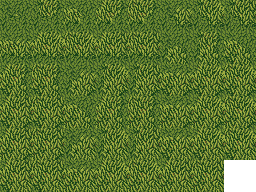
#> input picture tools/src/input/sample_xp_tileset.png, 256 x 192 px; its folder holds only this picture in this run
$ python flat_wall_to_diagonal.py
#> lines starting #> are read from the running program, lines starting #| are printed output that depends on the picture
#!/usr/bin/env python3
"""
Convert flat 2D wall assets into 45-degree diagonal wall assets (NW-SE and NE-SW slopes).
Uses a vertical shear transformation (column-by-column translation) to preserve
crisp pixel-art boundaries without horizonal resizing or sub-pixel blur.

Usage:
    python3 scripts/autotiles/flat_wall_to_diagonal.py \
            [--input-dir PATH] [--output-dir PATH] [--direction {nw-se,ne-sw,both}]
"""

import argparse
import sys
from pathlib import Path

try:
    from PIL import Image, UnidentifiedImageError
except ImportError:
    sys.exit("ERROR: Pillow is required. Run: pip install pillow")


# ── CLI & Argument Parsing ───────────────────────────────────────────────────


def parse_arguments(args_list: list[str]) -> argparse.Namespace:
    """Parse command line arguments for the transformation utility."""
    # Resolve default paths relative to workspace root (script directory parent)
    script_dir = Path(__file__).resolve().parent
    workspace_root = script_dir.parents[1]

    default_input = workspace_root / "scripts" / "input"
    default_output = workspace_root / "assets" / "images" / "tilesets"

    parser = argparse.ArgumentParser(
        description="2D Diagonal Wall Tile Transformation Utility (45-Degree Vertical Shear)"
    )
    parser.add_argument(
        "--input-dir",
        type=str,
        default=str(default_input),
        help=f"Directory containing flat wall assets (default: {default_input})",
    )
    parser.add_argument(
        "--output-dir",
        type=str,
        default=str(default_output),
        help=f"Directory where transformed tilesets will be saved (default: {default_output})",
    )
    parser.add_argument(
        "--direction",
        choices=["nw-se", "ne-sw", "both"],
        default="both",
        help="Direction of the diagonal wall slope (default: both)",
    )

    return parser.parse_args(args_list)


# ── Core Transformation Engine ────────────────────────────────────────────────


def apply_vertical_shear(src_img: Image.Image, direction: str) -> Image.Image:
    """Apply vertical shear column-by-column to create a lossless 45-degree angle.

    W: Width, H: Height.
    Output dimensions: W x (H + W) because the vertical translation slope is 1.0 (1px/1px).
    """
    w, h = src_img.size

    # 32px grid alignment safety check: warn but proceed if width is not standard multiple
    if w % 32 != 0 or h % 32 != 0:
        sys.stdout.write(
            f"WARNING: Image size ({w}x{h}) is not a multiple of 32px. Grid alignment may fail.\n"
        )

    # Output canvas size is W x (H + W)
    dest_img = Image.new("RGBA", (w, h + w))

    for x in range(w):
        # Crop single column of 1px width
        col = src_img.crop((x, 0, x + 1, h))

        if direction == "nw-se":
            # Shift column x downwards by x pixels
            dest_img.paste(col, (x, x))
        elif direction == "ne-sw":
            # Shift column x downwards by (w - 1 - x) pixels
            dest_img.paste(col, (x, w - 1 - x))
        else:
            raise ValueError(f"Unknown direction parameter: {direction!r}")

    return dest_img


# ── Processing & File Operations ──────────────────────────────────────────────


def convert_image_file(input_file: Path, output_dir: Path, direction: str) -> None:
    """Load flat wall asset, apply vertical shear, and save outputs."""
#> called with direction = 'both'
    if not input_file.exists():
        sys.stdout.write(f"ERROR: File not found: {input_file}\n")
        raise FileNotFoundError(f"File not found: {input_file}")

    try:
        src = Image.open(input_file).convert("RGBA")
#> src is the input picture: PIL image 256x192 RGBA; mean R, G, B, A 84.7, 111.1, 42.7, 249.7
    except UnidentifiedImageError:
        sys.stdout.write(
            f"ERROR: Cannot identify image '{input_file.name}' (corrupted or invalid format).\n"
        )
        raise
    except OSError as e:
        sys.stdout.write(f"ERROR: Cannot read image '{input_file.name}': {e}\n")
        raise

    output_dir.mkdir(parents=True, exist_ok=True)
    stem = input_file.stem

    # Determine which slopes to generate
    slopes = []
    if direction in ("nw-se", "both"):
        slopes.append("nw-se")
    if direction in ("ne-sw", "both"):
        slopes.append("ne-sw")

    for slope in slopes:
        out_name = f"{stem}_{slope.replace('-', '_')}.png"
        out_path = output_dir / out_name

        sheared = apply_vertical_shear(src, slope)

        try:
            sheared.save(out_path, format="PNG")
            sys.stdout.write(
                f"✅ Generated {slope.upper()}: {out_name} ({sheared.width}x{sheared.height} px)\n"
            )
        except OSError as e:
            sys.stdout.write(f"ERROR: Cannot save output '{out_path}': {e}\n")
            raise
#> this loop made 2 passes
#> pass 1, in convert_image_file, `sheared = apply_vertical_shear(src, slope)`:
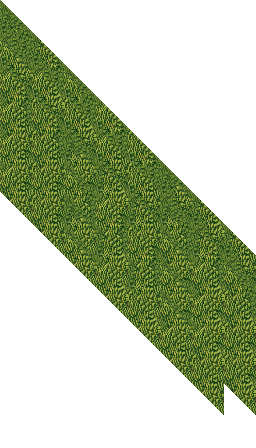
#> sheared: PIL image 256x448 RGBA; mean R, G, B, A 36.3, 47.6, 18.3, 107; transparent parts drawn white
#> pass 2, in convert_image_file, `sheared = apply_vertical_shear(src, slope)`:
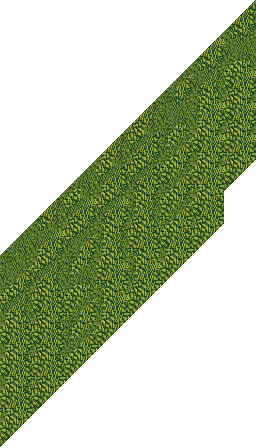
#> sheared: PIL image 256x448 RGBA; mean R, G, B, A 36.3, 47.6, 18.3, 107; transparent parts drawn white


def process_batch(input_path: Path, output_path: Path, direction: str) -> int:
    """Scan input directory for PNG assets and perform batch transformation."""
    if not input_path.exists() or not input_path.is_dir():
        sys.stdout.write(f"ERROR: Input directory '{input_path}' not found.\n")
        return 1

    png_files = list(input_path.glob("*.png"))

    # Filter out hidden files
    png_files = [f for f in png_files if not f.name.startswith(".")]

    if not png_files:
        sys.stdout.write(f"WARNING: No PNG files found in '{input_path}'. Exiting.\n")
        return 0

    sys.stdout.write(f"Found {len(png_files)} flat assets to convert in '{input_path.name}'.\n\n")

    success_count = 0
    for f in png_files:
        try:
            convert_image_file(f, output_path, direction)
            success_count += 1
        except Exception as e:
            sys.stdout.write(f"❌ Failed to process '{f.name}': {e}\n")

    sys.stdout.write(
        f"\nBatch processing complete. Successfully converted {success_count}/{len(png_files)} files.\n"
    )
#| Batch processing complete. Successfully converted 1/1 files.
    return 0


# ── Main Entrypoint ───────────────────────────────────────────────────────────


def main() -> None:
    args = parse_arguments(sys.argv[1:])
    input_p = Path(args.input_dir).resolve()
    output_p = Path(args.output_dir).resolve()

    exit_code = process_batch(input_p, output_p, args.direction)
    sys.exit(exit_code)
#> (the program exits here)
